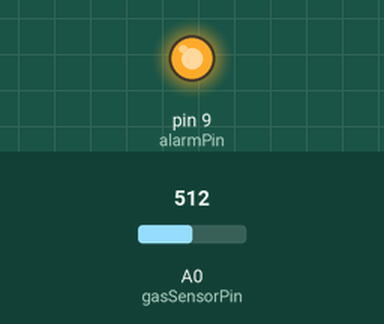
Simulated run of this sketch. Board: Arduino Uno, built with avr-gcc and run on an emulated ATmega328P. On the bench: output pins drawn as LEDs (lit = HIGH). The inputs (shaded band) are chosen by the test bench; at power-on: A0 (gasSensorPin) = 512. What the sketch prints to the serial monitor is not drawn.

Above: at 0.1 s.
Timing chart, 0 to 1.6 s (numbered marks = the images above):
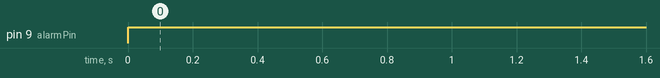

Measured:
- by itself, pin 9 (alarmPin): LOW → HIGH at 0.00 s

The sketch:

alcohol_detection.ino
```cpp
const int gasSensorPin = A0;
const int alarmPin = 9;  // LED connected to pin 9
void setup()
{
  pinMode(alarmPin, OUTPUT);
  Serial.begin(9600);  // Initialize serial communication for debugging
}
void loop()
{
  int gasLevel = analogRead(gasSensorPin);
  Serial.print("Gas Level: ");
  Serial.println(gasLevel);
  if (gasLevel >= 00)
{
// Adjust the threshold as needed
    digitalWrite(alarmPin, HIGH);  // Turn on the alarm (LED)
    Serial.println("Warning: Alcohol detected!");
  }
else
{
    digitalWrite(alarmPin, LOW);  // Turn off the alarm
  }

  delay(1000);  // Read gas level every second (adjust as needed)
}
```
